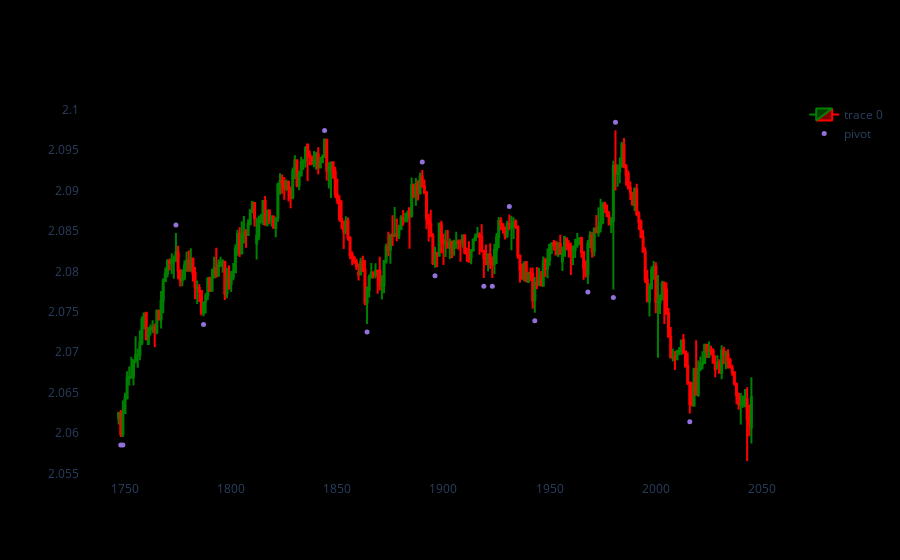

This figure's notebook cell:
### Code cell
dfpl = df[-300:-1]
fig = go.Figure(data=[go.Candlestick(x=dfpl.index,
                open=dfpl['open'],
                high=dfpl['high'],
                low=dfpl['low'],
                close=dfpl['close'],
                increasing_line_color= 'green', 
                decreasing_line_color= 'red')])

fig.add_scatter(x=dfpl.index, y=dfpl['pointpos'], mode="markers",
                marker=dict(size=5, color="MediumPurple"),
                name="pivot")
fig.update_layout(xaxis_rangeslider_visible=False)
fig.update_xaxes(showgrid=False)
fig.update_yaxes(showgrid=False)
fig.update_layout(paper_bgcolor='black', plot_bgcolor='black')

fig.show()

### Figure 1 — Plotly figure (JSON) as saved in the notebook; plotly's stock layout.template omitted (floating-point values rounded to 4 significant figures; data arrays with more than 128 entries replaced by an {"elided": "..."} marker saying what was removed)
{"data": [{"close": {"elided": "299 float values"}, "decreasing": {"line": {"color": "red"}}, "high": {"elided": "299 float values"}, "increasing": {"line": {"color": "green"}}, "low": {"elided": "299 float values"}, "open": {"elided": "299 float values"}, "type": "candlestick", "x": {"elided": "299 int values"}}, {"marker": {"color": "MediumPurple", "size": 5}, "mode": "markers", "name": "pivot", "type": "scatter", "x": {"elided": "299 int values"}, "y": {"elided": "299 float values"}}], "layout": {"paper_bgcolor": "black", "plot_bgcolor": "black", "xaxis": {"rangeslider": {"visible": false}, "showgrid": false}, "yaxis": {"showgrid": false}}}
